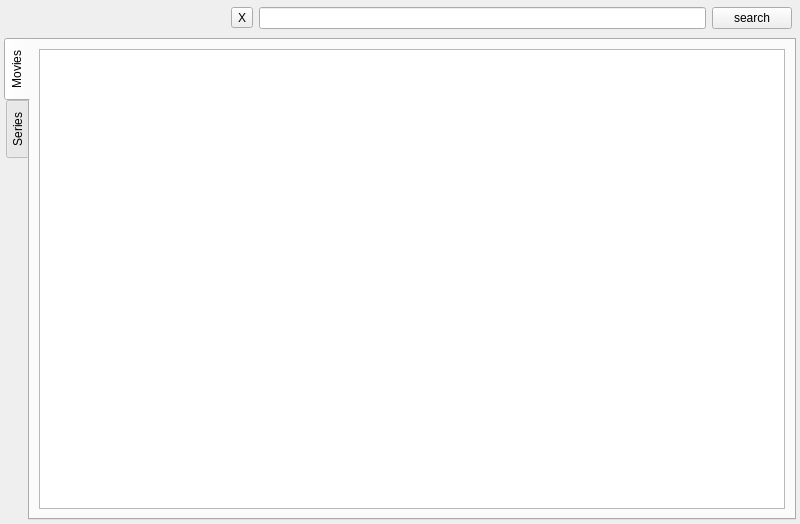
<?xml version="1.0" encoding="UTF-8"?>
<ui version="4.0">
 <class>MainWindow</class>
 <widget class="QMainWindow" name="MainWindow">
  <property name="geometry">
   <rect>
    <x>0</x>
    <y>0</y>
    <width>800</width>
    <height>524</height>
   </rect>
  </property>
  <property name="windowTitle">
   <string>MainWindow</string>
  </property>
  <widget class="QWidget" name="centralwidget">
   <layout class="QHBoxLayout" name="horizontalLayout_4">
    <property name="spacing">
     <number>0</number>
    </property>
    <property name="leftMargin">
     <number>2</number>
    </property>
    <property name="topMargin">
     <number>2</number>
    </property>
    <property name="rightMargin">
     <number>2</number>
    </property>
    <property name="bottomMargin">
     <number>2</number>
    </property>
    <item>
     <widget class="QStackedWidget" name="stackedWidget">
      <property name="currentIndex">
       <number>0</number>
      </property>
      <widget class="QWidget" name="Home">
       <layout class="QVBoxLayout" name="verticalLayout_2">
        <property name="leftMargin">
         <number>0</number>
        </property>
        <property name="topMargin">
         <number>0</number>
        </property>
        <property name="rightMargin">
         <number>0</number>
        </property>
        <property name="bottomMargin">
         <number>0</number>
        </property>
        <item>
         <layout class="QVBoxLayout" name="verticalLayout_3">
          <property name="leftMargin">
           <number>2</number>
          </property>
          <property name="topMargin">
           <number>2</number>
          </property>
          <property name="rightMargin">
           <number>2</number>
          </property>
          <property name="bottomMargin">
           <number>2</number>
          </property>
          <item>
           <layout class="QHBoxLayout" name="header" stretch="1,0,2,0">
            <property name="leftMargin">
             <number>4</number>
            </property>
            <property name="topMargin">
             <number>3</number>
            </property>
            <property name="rightMargin">
             <number>4</number>
            </property>
            <property name="bottomMargin">
             <number>3</number>
            </property>
            <item>
             <spacer name="horizontalSpacer_3">
              <property name="orientation">
               <enum>Qt::Horizontal</enum>
              </property>
              <property name="sizeHint" stdset="0">
               <size>
                <width>40</width>
                <height>20</height>
               </size>
              </property>
             </spacer>
            </item>
            <item>
             <widget class="QToolButton" name="tbtnclear_search">
              <property name="text">
               <string>X</string>
              </property>
             </widget>
            </item>
            <item>
             <widget class="QLineEdit" name="elsearch"/>
            </item>
            <item>
             <widget class="QPushButton" name="btnsearch">
              <property name="text">
               <string>search</string>
              </property>
             </widget>
            </item>
           </layout>
          </item>
          <item>
           <widget class="QTabWidget" name="home_tabs">
            <property name="tabPosition">
             <enum>QTabWidget::West</enum>
            </property>
            <property name="currentIndex">
             <number>0</number>
            </property>
            <property name="tabBarAutoHide">
             <bool>true</bool>
            </property>
            <widget class="QWidget" name="movies">
             <attribute name="title">
              <string>Movies</string>
             </attribute>
             <layout class="QVBoxLayout" name="verticalLayout_10">
              <item>
               <widget class="QListWidget" name="movies_listwidget">
                <property name="editTriggers">
                 <set>QAbstractItemView::NoEditTriggers</set>
                </property>
                <property name="showDropIndicator" stdset="0">
                 <bool>false</bool>
                </property>
                <property name="dragDropMode">
                 <enum>QAbstractItemView::NoDragDrop</enum>
                </property>
                <property name="defaultDropAction">
                 <enum>Qt::IgnoreAction</enum>
                </property>
                <property name="textElideMode">
                 <enum>Qt::ElideLeft</enum>
                </property>
                <property name="movement">
                 <enum>QListView::Static</enum>
                </property>
                <property name="isWrapping" stdset="0">
                 <bool>true</bool>
                </property>
                <property name="resizeMode">
                 <enum>QListView::Adjust</enum>
                </property>
                <property name="layoutMode">
                 <enum>QListView::Batched</enum>
                </property>
                <property name="viewMode">
                 <enum>QListView::IconMode</enum>
                </property>
                <property name="wordWrap">
                 <bool>true</bool>
                </property>
               </widget>
              </item>
             </layout>
            </widget>
            <widget class="QWidget" name="series">
             <attribute name="title">
              <string>Series</string>
             </attribute>
             <layout class="QVBoxLayout" name="verticalLayout_11">
              <item>
               <widget class="QListWidget" name="series_listwidget">
                <property name="editTriggers">
                 <set>QAbstractItemView::NoEditTriggers</set>
                </property>
                <property name="showDropIndicator" stdset="0">
                 <bool>false</bool>
                </property>
                <property name="defaultDropAction">
                 <enum>Qt::IgnoreAction</enum>
                </property>
                <property name="textElideMode">
                 <enum>Qt::ElideLeft</enum>
                </property>
                <property name="movement">
                 <enum>QListView::Static</enum>
                </property>
                <property name="isWrapping" stdset="0">
                 <bool>true</bool>
                </property>
                <property name="resizeMode">
                 <enum>QListView::Adjust</enum>
                </property>
                <property name="layoutMode">
                 <enum>QListView::Batched</enum>
                </property>
                <property name="viewMode">
                 <enum>QListView::IconMode</enum>
                </property>
                <property name="wordWrap">
                 <bool>true</bool>
                </property>
               </widget>
              </item>
             </layout>
            </widget>
           </widget>
          </item>
         </layout>
        </item>
       </layout>
      </widget>
      <widget class="QWidget" name="Watch">
       <layout class="QVBoxLayout" name="verticalLayout_4">
        <item>
         <layout class="QHBoxLayout" name="horizontalLayout">
          <item>
           <spacer name="horizontalSpacer">
            <property name="orientation">
             <enum>Qt::Horizontal</enum>
            </property>
            <property name="sizeHint" stdset="0">
             <size>
              <width>40</width>
              <height>20</height>
             </size>
            </property>
           </spacer>
          </item>
          <item>
           <layout class="QVBoxLayout" name="verticalLayout_13">
            <item>
             <widget class="QToolButton" name="btnhome">
              <property name="text">
               <string>X</string>
              </property>
             </widget>
            </item>
           </layout>
          </item>
         </layout>
        </item>
        <item>
         <layout class="QVBoxLayout" name="verticalLayout">
          <property name="spacing">
           <number>6</number>
          </property>
          <item>
           <layout class="QHBoxLayout" name="horizontalLayout_5">
            <item>
             <layout class="QVBoxLayout" name="verticalLayout_12">
              <item>
               <widget class="QLabel" name="lposter">
                <property name="text">
                 <string>Poster</string>
                </property>
               </widget>
              </item>
              <item>
               <spacer name="verticalSpacer_3">
                <property name="orientation">
                 <enum>Qt::Vertical</enum>
                </property>
                <property name="sizeHint" stdset="0">
                 <size>
                  <width>20</width>
                  <height>40</height>
                 </size>
                </property>
               </spacer>
              </item>
             </layout>
            </item>
            <item>
             <layout class="QVBoxLayout" name="verticalLayout_5">
              <item>
               <layout class="QVBoxLayout" name="verticalLayout_7">
                <item>
                 <layout class="QHBoxLayout" name="horizontalLayout_7">
                  <item>
                   <layout class="QVBoxLayout" name="verticalLayout_8"/>
                  </item>
                  <item>
                   <layout class="QVBoxLayout" name="verticalLayout_6">
                    <item>
                     <layout class="QHBoxLayout" name="horizontalLayout_2">
                      <property name="bottomMargin">
                       <number>0</number>
                      </property>
                      <item>
                       <widget class="QLabel" name="lenname">
                        <property name="font">
                         <font>
                          <family>Simplified Arabic Fixed</family>
                          <pointsize>16</pointsize>
                          <weight>50</weight>
                          <bold>false</bold>
                         </font>
                        </property>
                        <property name="text">
                         <string>EnName</string>
                        </property>
                        <property name="wordWrap">
                         <bool>true</bool>
                        </property>
                       </widget>
                      </item>
                      <item>
                       <widget class="QLabel" name="lyear">
                        <property name="text">
                         <string>Year</string>
                        </property>
                       </widget>
                      </item>
                     </layout>
                    </item>
                    <item>
                     <widget class="QLabel" name="larname">
                      <property name="text">
                       <string>ArName</string>
                      </property>
                      <property name="margin">
                       <number>-10</number>
                      </property>
                     </widget>
                    </item>
                   </layout>
                  </item>
                  <item>
                   <spacer name="horizontalSpacer_6">
                    <property name="orientation">
                     <enum>Qt::Horizontal</enum>
                    </property>
                    <property name="sizeHint" stdset="0">
                     <size>
                      <width>40</width>
                      <height>20</height>
                     </size>
                    </property>
                   </spacer>
                  </item>
                 </layout>
                </item>
                <item>
                 <widget class="Line" name="line">
                  <property name="orientation">
                   <enum>Qt::Vertical</enum>
                  </property>
                 </widget>
                </item>
                <item>
                 <layout class="QHBoxLayout" name="horizontalLayout_8">
                  <item>
                   <widget class="QLabel" name="lstars">
                    <property name="text">
                     <string>stars</string>
                    </property>
                   </widget>
                  </item>
                  <item>
                   <widget class="QLabel" name="label">
                    <property name="font">
                     <font>
                      <pointsize>14</pointsize>
                     </font>
                    </property>
                    <property name="text">
                     <string>•</string>
                    </property>
                   </widget>
                  </item>
                  <item>
                   <widget class="QLabel" name="linfo">
                    <property name="text">
                     <string>info</string>
                    </property>
                    <property name="textFormat">
                     <enum>Qt::MarkdownText</enum>
                    </property>
                    <property name="openExternalLinks">
                     <bool>true</bool>
                    </property>
                   </widget>
                  </item>
                  <item>
                   <widget class="QLabel" name="label_2">
                    <property name="font">
                     <font>
                      <pointsize>14</pointsize>
                     </font>
                    </property>
                    <property name="text">
                     <string>•</string>
                    </property>
                   </widget>
                  </item>
                  <item>
                   <widget class="QLabel" name="lcate">
                    <property name="text">
                     <string>catego</string>
                    </property>
                   </widget>
                  </item>
                  <item>
                   <spacer name="horizontalSpacer_7">
                    <property name="orientation">
                     <enum>Qt::Horizontal</enum>
                    </property>
                    <property name="sizeHint" stdset="0">
                     <size>
                      <width>40</width>
                      <height>20</height>
                     </size>
                    </property>
                   </spacer>
                  </item>
                 </layout>
                </item>
                <item>
                 <layout class="QHBoxLayout" name="horizontalLayout_3">
                  <item>
                   <widget class="QLabel" name="lstory">
                    <property name="cursor">
                     <cursorShape>IBeamCursor</cursorShape>
                    </property>
                    <property name="text">
                     <string>story</string>
                    </property>
                    <property name="wordWrap">
                     <bool>true</bool>
                    </property>
                   </widget>
                  </item>
                 </layout>
                </item>
                <item>
                 <spacer name="verticalSpacer">
                  <property name="orientation">
                   <enum>Qt::Vertical</enum>
                  </property>
                  <property name="sizeHint" stdset="0">
                   <size>
                    <width>20</width>
                    <height>40</height>
                   </size>
                  </property>
                 </spacer>
                </item>
                <item>
                 <layout class="QHBoxLayout" name="horizontalLayout_9">
                  <item>
                   <widget class="QTabWidget" name="tbepisodes">
                    <property name="currentIndex">
                     <number>-1</number>
                    </property>
                   </widget>
                  </item>
                  <item>
                   <layout class="QVBoxLayout" name="verticalLayout_9">
                    <item>
                     <spacer name="verticalSpacer_2">
                      <property name="orientation">
                       <enum>Qt::Vertical</enum>
                      </property>
                      <property name="sizeHint" stdset="0">
                       <size>
                        <width>20</width>
                        <height>40</height>
                       </size>
                      </property>
                     </spacer>
                    </item>
                    <item>
                     <layout class="QHBoxLayout" name="horizontalLayout_6">
                      <item>
                       <spacer name="horizontalSpacer_4">
                        <property name="orientation">
                         <enum>Qt::Horizontal</enum>
                        </property>
                        <property name="sizeHint" stdset="0">
                         <size>
                          <width>40</width>
                          <height>20</height>
                         </size>
                        </property>
                       </spacer>
                      </item>
                      <item>
                       <layout class="QVBoxLayout" name="verticalLayout_14">
                        <item>
                         <layout class="QHBoxLayout" name="horizontalLayout_10">
                          <item>
                           <widget class="QComboBox" name="coqual"/>
                          </item>
                          <item>
                           <widget class="QComboBox" name="cosubs"/>
                          </item>
                         </layout>
                        </item>
                        <item>
                         <widget class="QPushButton" name="btnplay">
                          <property name="text">
                           <string>play</string>
                          </property>
                         </widget>
                        </item>
                       </layout>
                      </item>
                     </layout>
                    </item>
                   </layout>
                  </item>
                 </layout>
                </item>
               </layout>
              </item>
             </layout>
            </item>
           </layout>
          </item>
         </layout>
        </item>
       </layout>
      </widget>
     </widget>
    </item>
   </layout>
  </widget>
 </widget>
 <resources/>
 <connections/>
</ui>
